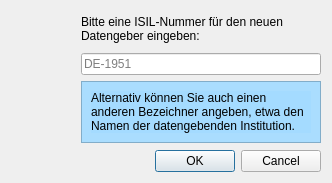
<?xml version="1.0" encoding="UTF-8"?>
<ui version="4.0">
 <class>newProviderDialog</class>
 <widget class="QDialog" name="newProviderDialog">
  <property name="geometry">
   <rect>
    <x>0</x>
    <y>0</y>
    <width>332</width>
    <height>183</height>
   </rect>
  </property>
  <property name="minimumSize">
   <size>
    <width>315</width>
    <height>164</height>
   </size>
  </property>
  <property name="windowTitle">
   <string>Neuer Datengeber</string>
  </property>
  <property name="modal">
   <bool>true</bool>
  </property>
  <layout class="QGridLayout" name="gridLayout_2">
   <item row="1" column="2">
    <widget class="QLineEdit" name="lineEdit_newprovider_isil">
     <property name="placeholderText">
      <string>DE-1951</string>
     </property>
     <property name="clearButtonEnabled">
      <bool>true</bool>
     </property>
    </widget>
   </item>
   <item row="0" column="2">
    <widget class="QLabel" name="label">
     <property name="text">
      <string>Bitte eine ISIL-Nummer für den neuen Datengeber eingeben: </string>
     </property>
     <property name="wordWrap">
      <bool>true</bool>
     </property>
    </widget>
   </item>
   <item row="3" column="2">
    <spacer name="verticalSpacer">
     <property name="orientation">
      <enum>Qt::Vertical</enum>
     </property>
     <property name="sizeHint" stdset="0">
      <size>
       <width>20</width>
       <height>40</height>
      </size>
     </property>
    </spacer>
   </item>
   <item row="2" column="2">
    <widget class="QFrame" name="frame_new_provider_hint">
     <property name="styleSheet">
      <string notr="true">background-color: rgba(164, 219, 255, 235);</string>
     </property>
     <property name="frameShape">
      <enum>QFrame::StyledPanel</enum>
     </property>
     <property name="frameShadow">
      <enum>QFrame::Raised</enum>
     </property>
     <layout class="QGridLayout" name="gridLayout">
      <item row="0" column="0">
       <widget class="QLabel" name="label_new_provider_hint">
        <property name="text">
         <string>Alternativ können Sie auch einen anderen Bezeichner angeben, etwa den Namen der datengebenden Institution.</string>
        </property>
        <property name="scaledContents">
         <bool>true</bool>
        </property>
        <property name="wordWrap">
         <bool>true</bool>
        </property>
       </widget>
      </item>
     </layout>
    </widget>
   </item>
   <item row="4" column="2">
    <widget class="QDialogButtonBox" name="buttonBox_new_provider">
     <property name="orientation">
      <enum>Qt::Horizontal</enum>
     </property>
     <property name="standardButtons">
      <set>QDialogButtonBox::Cancel|QDialogButtonBox::Ok</set>
     </property>
    </widget>
   </item>
   <item row="0" column="0" rowspan="2">
    <widget class="QLabel" name="label_2">
     <property name="minimumSize">
      <size>
       <width>64</width>
       <height>64</height>
      </size>
     </property>
     <property name="maximumSize">
      <size>
       <width>64</width>
       <height>64</height>
      </size>
     </property>
     <property name="text">
      <string/>
     </property>
     <property name="pixmap">
      <pixmap resource="resources/resources.qrc">:/main-window/institution.png</pixmap>
     </property>
     <property name="scaledContents">
      <bool>true</bool>
     </property>
     <property name="wordWrap">
      <bool>false</bool>
     </property>
    </widget>
   </item>
   <item row="0" column="1">
    <spacer name="horizontalSpacer">
     <property name="orientation">
      <enum>Qt::Horizontal</enum>
     </property>
     <property name="sizeHint" stdset="0">
      <size>
       <width>20</width>
       <height>20</height>
      </size>
     </property>
    </spacer>
   </item>
  </layout>
 </widget>
 <resources>
  <include location="resources/resources.qrc"/>
 </resources>
 <connections>
  <connection>
   <sender>buttonBox_new_provider</sender>
   <signal>accepted()</signal>
   <receiver>newProviderDialog</receiver>
   <slot>accept()</slot>
   <hints>
    <hint type="sourcelabel">
     <x>248</x>
     <y>254</y>
    </hint>
    <hint type="destinationlabel">
     <x>157</x>
     <y>274</y>
    </hint>
   </hints>
  </connection>
  <connection>
   <sender>buttonBox_new_provider</sender>
   <signal>rejected()</signal>
   <receiver>newProviderDialog</receiver>
   <slot>reject()</slot>
   <hints>
    <hint type="sourcelabel">
     <x>316</x>
     <y>260</y>
    </hint>
    <hint type="destinationlabel">
     <x>286</x>
     <y>274</y>
    </hint>
   </hints>
  </connection>
 </connections>
</ui>
